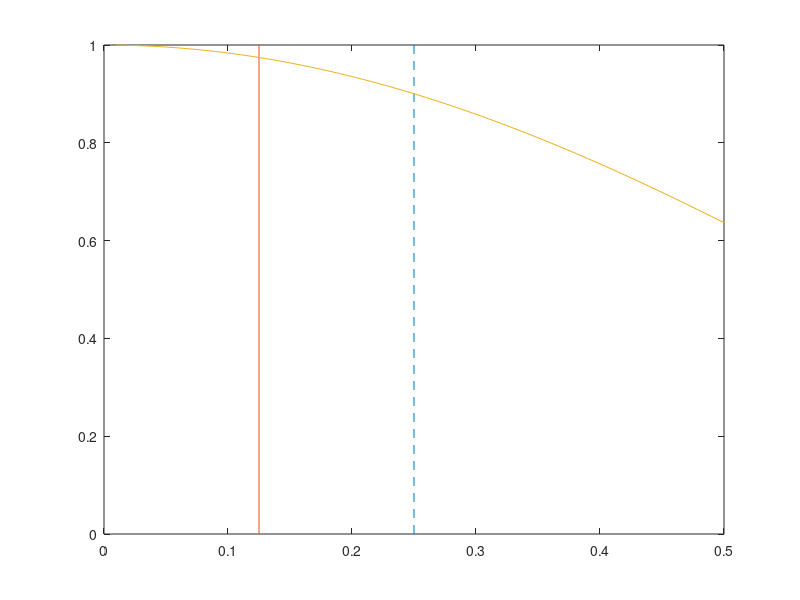

Write the MATLAB code that produced this figure. (Note: this script raises an error after producing the figure.)
f = 0:0.01:0.5;
plot([0.25 0.25],[1 0], '--', ...
[0.125 0.125],[1 0], ...
f,sin(pi*f) ./ (pi*f)), ...
label('',18,'f','SH',18)



